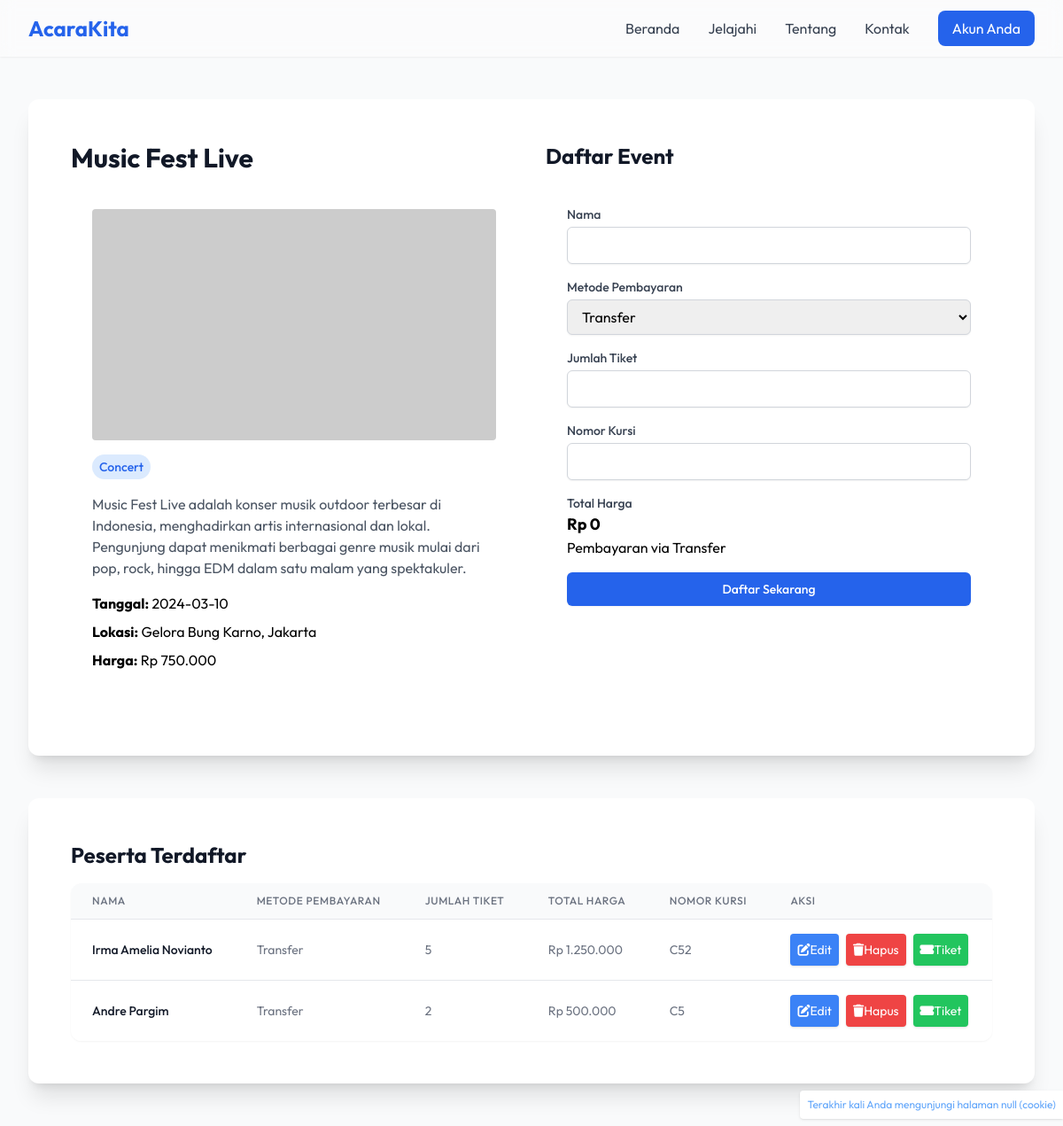
Page /detail.php?id=2 (signed in) on the committed database.
### tables this page shows
CREATE TABLE `events` (
  `id` int(11) NOT NULL,
  `title` varchar(200) NOT NULL,
  `category` varchar(50) NOT NULL,
  `location` varchar(255) NOT NULL,
  `description` text DEFAULT NULL,
  `date` date NOT NULL,
  `price` int(11) NOT NULL,
  `created_at` timestamp NOT NULL DEFAULT current_timestamp()
);

CREATE TABLE `registrations` (
  `id` int(11) NOT NULL,
  `user_id` int(11) NOT NULL,
  `event_id` int(11) NOT NULL,
  `name` varchar(255) NOT NULL,
  `payment_method` enum('Transfer','E-Wallet') NOT NULL,
  `quantity` int(11) NOT NULL,
  `total_price` int(11) NOT NULL,
  `chair_number` int(11) DEFAULT NULL,
  `ip_address` varchar(50) DEFAULT NULL,
  `browser` text DEFAULT NULL,
  `created_at` timestamp NOT NULL DEFAULT current_timestamp()
);

### helper/database/Koneksi.php (called while the page is built, shortened)
<?php
class Koneksi {
    private $connection;
    public function __construct() {
        $this->host = "localhost";
        $this->username = "root";
        $this->password = "";
        $this->database = "acarakita";
        $this->connection = new mysqli($this->host, $this->username, $this->password, $this->database);
    }
    public function getConnection() {
        return $this->connection;
    }
}

### helper/database/EventController.php (called while the page is built, shortened)
<?php
require_once __DIR__ . '/Koneksi.php';
class EventController extends Koneksi {
    public function show($id) {
        $query = "SELECT * FROM events WHERE id=$id";
        $result = mysqli_query($this->getConnection(), $query);
        $row = mysqli_fetch_assoc($result);
        $event = new Event($row['title'], $row['category'], $row['location'], $row['description'], $row['date'], $row['price']);
        $event->id = $row['id'];
        $event->title = $row['title'];
        $event->category = $row['category'];
        $event->location = $row['location'];
        $event->description = $row['description'];
        $event->date = $row['date'];
        $event->price = $row['price'];
        $event->created_at = $row['created_at'];
        return $event;
    }
}
?>

### helper/database/RegistrationController.php (called while the page is built, shortened)
<?php
require_once __DIR__ . '/Koneksi.php';
class RegistrationController extends Koneksi {
    public function findByEventId($event_id) {
        $event_id = mysqli_real_escape_string($this->getConnection(), $event_id);
        $query = "SELECT * FROM registrations WHERE event_id='$event_id'";
        $result = mysqli_query($this->getConnection(), $query);
        $registrations = [];
        while ($row = mysqli_fetch_assoc($result)) {
            $registration = new Registration($row['user_id'], $row['event_id'], $row['name'], $row['payment_method'], $row['quantity'], $row['total_price'], $row['chair_number'], $row['ip_address'], $row['browser']);
            $registration->id = $row['id'];
            $registration->user_id = $row['user_id'];
            $registration->event_id = $row['event_id'];
            $registration->name = $row['name'];
            $registration->payment_method = $row['payment_method'];
            $registration->quantity = $row['quantity'];
            $registration->total_price = $row['total_price'];
            $registration->chair_number = $row['chair_number'];
            $registration->ip_address = $row['ip_address'];
            $registration->browser = $row['browser'];
            $registrations[] = $registration;
        }
        return $registrations;
    }
}
?>

### detail.php (the view, shortened to what this page needs)
<?php
require_once 'helper/database/EventController.php';
require_once 'helper/database/RegistrationController.php';
$eventController = new EventController();
$registrationController = new RegistrationController();
$eventId = isset($_GET['id']) ? $_GET['id'] : null;
if ($eventId) {
    $event = $eventController->show($eventId);
} else {
    header('Location: ../index.php');
    exit;
}
?>
<!DOCTYPE html>
<html lang="id">
<head>
    <script src="https://cdn.tailwindcss.com"></script>
    <link rel="stylesheet" href="./assets/css/style.css">
    <link rel="stylesheet" href="https://cdnjs.cloudflare.com/ajax/libs/font-awesome/6.0.0/css/all.min.css">
</head>
<body class="bg-gray-50">
    <header class="">
        <nav class="bg-white/30 backdrop-blur shadow-sm fixed w-full top-0 z-50">
            <div class="max-w-7xl mx-auto px-4 sm:px-6 lg:px-8">
                <div class="flex justify-between h-16">
                    <div class="flex items-center">
                        <a href="./dashboard.php" class="text-2xl font-bold text-blue-600">AcaraKita</a>
                    </div>
                    <div class="hidden sm:flex items-center space-x-8">
                        <a href="#" class="text-gray-700 transition hover:text-blue-600">Beranda</a>
                        <a href="#" class="text-gray-700 transition hover:text-blue-600">Jelajahi</a>
                        <a href="#" class="text-gray-700 transition hover:text-blue-600">Tentang</a>
                        <a href="#" class="text-gray-700 transition hover:text-blue-600">Kontak</a>
                        <a href="./account.php" class="bg-blue-600 text-white px-4 py-2 rounded-lg hover:bg-blue-700">Akun Anda</a>
                    </div>
                </div>
            </div>
        </nav>
    </header>
    <div class="max-w-7xl mx-auto px-4 sm:px-6 lg:px-8 py-12 mt-16">
        <div class="grid grid-cols-1 lg:grid-cols-2 gap-8 rounded-xl shadow-xl bg-white p-12">
            <div>
                <h1 class="text-3xl font-bold text-gray-900 mb-4"><?php echo $event->title; ?></h1>
                <div class="p-6 mb-6">
                    <img src="https://picsum.photos/700/400" alt="Event Image" class="rounded">
                    <div class="my-4">
                        <span class="inline-block bg-blue-100 text-blue-600 px-2 py-1 rounded-full text-sm font-medium">
                            <?php echo $event->category; ?>
                        </span>
                    </div>
                    <p class="text-gray-600 mb-4"><?php echo $event->description; ?></p>
                    <div class="space-y-2">
                        <p><strong>Tanggal:</strong> <?php echo $event->date; ?></p>
                        <p><strong>Lokasi:</strong> <?php echo $event->location; ?></p>
                        <p><strong>Harga:</strong> Rp <?php echo number_format($event->price, 0, ',', '.'); ?></p>
                    </div>
                </div>
            </div>
            <div>
                <h2 class="text-2xl font-bold text-gray-900 mb-4">Daftar Event</h2>
                <form id="registrationForm" method="POST" action="" class="p-6">
                    <div class="space-y-4">
                        <div>
                            <label for="name" class="block text-sm font-medium text-gray-700">Nama</label>
                            <input type="text" id="name" name="name" require_onced
                                class="mt-1 block w-full px-3 py-2 border border-gray-300 rounded-md shadow-sm focus:outline-none focus:ring-blue-600 focus:border-blue-600">
                        </div>
                        <div>
                            <label for="paymentMethod" class="block text-sm font-medium text-gray-700">Metode Pembayaran</label>
                            <select id="paymentMethod" name="paymentMethod" require_onced
                                class="mt-1 block w-full px-3 py-2 border border-gray-300 rounded-md shadow-sm focus:outline-none focus:ring-blue-600 focus:border-blue-600">
                                <option value="Transfer">Transfer</option>
                            </select>
                        </div>
                        <div>
                            <label for="quantity" class="block text-sm font-medium text-gray-700">Jumlah Tiket</label>
                            <input type="number" id="quantity" name="quantity" require_onced min="1"
                                class="mt-1 block w-full px-3 py-2 border border-gray-300 rounded-md shadow-sm focus:outline-none focus:ring-blue-600 focus:border-blue-600">
                        </div>
                        <div>
                            <label for="chairNumber" class="block text-sm font-medium text-gray-700">Nomor Kursi</label>
                            <input type="number" id="chairNumber" name="chairNumber"
                                class="mt-1 block w-full px-3 py-2 border border-gray-300 rounded-md shadow-sm focus:outline-none focus:ring-blue-600 focus:border-blue-600">
                        </div>
                        <div>
                            <label class="block text-sm font-medium text-gray-700">Total Harga</label>
                            <p id="totalPrice" class="text-lg font-bold">Rp -</p>
                            <p>Pembayaran via <span id="methodStatus">Transfer</span></p>
                        </div>
                        <button type="submit"
                            class="w-full flex justify-center py-2 px-4 border border-transparent rounded-md shadow-sm text-sm font-medium text-white bg-blue-600 hover:bg-blue-700 focus:outline-none focus:ring-2 focus:ring-offset-2 focus:ring-blue-600">
                            Daftar Sekarang
                        </button>
                    </div>
                </form>
            </div>
        </div>
        <div class="mt-12 bg-white rounded-xl shadow-xl p-12">
            <h2 class="text-2xl font-bold text-gray-900 mb-4">Peserta Terdaftar</h2>
            <div class="bg-white rounded-xl shadow-sm overflow-hidden">
                <table class="min-w-full divide-y divide-gray-200">
                    <thead class="bg-gray-50">
                        <tr>
                            <th scope="col" class="px-6 py-3 text-left text-xs font-medium text-gray-500 uppercase tracking-wider">Nama</th>
                            <th scope="col" class="px-6 py-3 text-left text-xs font-medium text-gray-500 uppercase tracking-wider">Metode Pembayaran</th>
                            <th scope="col" class="px-6 py-3 text-left text-xs font-medium text-gray-500 uppercase tracking-wider">Jumlah Tiket</th>
                            <th scope="col" class="px-6 py-3 text-left text-xs font-medium text-gray-500 uppercase tracking-wider">Total Harga</th>
                            <th scope="col" class="px-6 py-3 text-left text-xs font-medium text-gray-500 uppercase tracking-wider">Nomor Kursi</th>
                            <th scope="col" class="px-6 py-3 text-left text-xs font-medium text-gray-500 uppercase tracking-wider">Aksi</th>
                        </tr>
                    </thead>
                    <tbody id="registeredUsersTable" class="bg-white divide-y divide-gray-200">
                        <?php
                        $registeredUsers = [];
                        if ($event) {
                            $registeredUsers = $registrationController->findByEventId($event->id);
                        }
                        foreach ($registeredUsers as $user) {
                            echo '<tr>';
                            echo '<td class="px-6 py-4 whitespace-nowrap text-sm font-medium text-gray-900">' . $user->name . '</td>';
                            echo '<td class="px-6 py-4 whitespace-nowrap text-sm text-gray-500">' . $user->payment_method . '</td>';
                            echo '<td class="px-6 py-4 whitespace-nowrap text-sm text-gray-500">' . $user->quantity . '</td>';
                            echo '<td class="px-6 py-4 whitespace-nowrap text-sm text-gray-500">Rp ' . number_format($user->total_price, 0, ',', '.') . '</td>';
                            echo '<td class="px-6 py-4 whitespace-nowrap text-sm text-gray-500"> C' . ($user->chair_number ? $user->chair_number : '-') . '</td>';
                            if (strval($user->user_id) != strval($_SESSION['user']->id)) {
                                echo '<td class="px-6 py-4 whitespace-nowrap text-sm text-gray-600 italic">Peserta Lain</td>';
                            } else {
                                echo '<td class="px-6 py-4 whitespace-nowrap text-sm text-white flex gap-2">';
                                echo '<button onclick="showModal(\'editModal\', ' . htmlspecialchars(json_encode($user)) . ')" class="bg-blue-500 hover:bg-blue-700 transition rounded p-2 shadow"><i class="fas fa-edit"></i>Edit</button>';
                                echo '<button onclick="showModal(\'deleteModal\', { regId: ' . $user->id . ' })" class="bg-red-500 hover:bg-red-700 transition rounded p-2 shadow"><i class="fas fa-trash"></i>Hapus</button>';
                                echo '<button onclick="showModal(\'ticketModal\', ' . htmlspecialchars(json_encode($user)) . ')" class="bg-green-500 hover:bg-green-700 transition rounded p-2 shadow"><i class="fas fa-ticket-alt"></i>Tiket</button>';
                                echo '</td>';
                            }
                            echo '</tr>';
                        }
                        ?>
                    </tbody>
                </table>
            </div>
        </div>
    </div>
</body>
</html>

### assets/css/style.css (style rules this page uses)
* { scroll-behavior: smooth; }
body { font-family: "Outfit", sans-serif, system-ui, -apple-system, BlinkMacSystemFont, "Segoe UI", Roboto, Oxygen, Ubuntu, Cantarell, "Open Sans", "Helvetica Neue", sans-serif; }

### rows in the picture
events: title "Music Fest Live", category "Concert", description "Music Fest Live adalah konser musik outdoor terbesar di Indonesia, menghadirkan artis internasional dan lokal. Pengunjung dapat menikmati berbagai genre musik mulai dari pop, rock, hingga EDM dalam satu malam yang spektakuler.", date "2024-03-10", location "Gelora Bung Karno, Jakarta", price "750.000"
registrations: name "Irma Amelia Novianto", payment_method "Transfer", quantity "5", total_price "1.250.000", chair_number "52"
registrations: name "Andre Pargim", payment_method "Transfer", quantity "2", total_price "500.000", chair_number "5"
